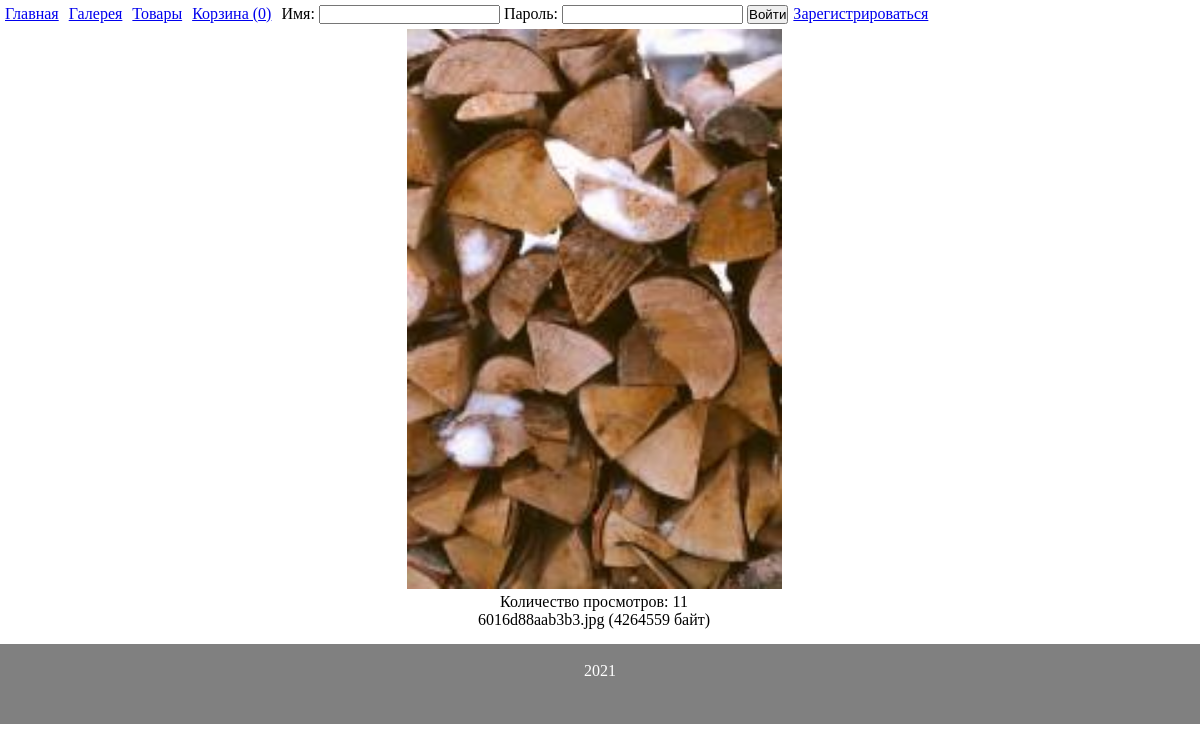
Screenshot of /onepic/2 with the database file from the repository.
### tables this page shows
CREATE TABLE `gallery` (
  `id` int(11) NOT NULL,
  `image` mediumtext NOT NULL,
  `size` int(11) NOT NULL,
  `countViews` int(11) NOT NULL DEFAULT '0'
);

### engine/db_connections.php (called while the page is built, shortened)
<?php
function getConnect() {
    static $db = null;
    if (is_null($db)) {
        $db = @mysqli_connect(DB_HOST . ':' . DB_PORT, DB_USERNAME, DB_PASSWORD, DB_DATABASE) or die("Ошибка " . mysqli_connect_error());
    }
    return $db;
}
function getDBRequest($request) {
    $res = @mysqli_query(getConnect(), $request) or die(mysqli_error(getConnect()));
    if ($res === true) {
        $row = true;
    } else if (isset($res->num_rows)) {
        $row = mysqli_fetch_all($res, MYSQLI_ASSOC);
    } else {
        $row = false;
    }
    return $row;
}

### models/gallery.php (called while the page is built, shortened)
<?php
function getOnePic(int $id) {
    return getDBRequest("SELECT * FROM gallery WHERE id={$id}")[0];
}

### engine/controller.php (called while the page is built, shortened)
<?php
function prepareVariables($url_array) {
    if ($url_array['main_page'] == "") {
        $params['page'] = 'index';
    } else {
        $params['page'] = $url_array['main_page'];
    }
    $params['countP'] = countInBasket(session_id());
    $params['username'] = hasUser($_SESSION['username'])['username'];
    $params['layout'] = 'app';
    switch ($params['page']) {
        case 'onepic':
            $params['page'] = implode('/', ['galleries', $url_array['main_page']]);
            $id = (int) $url_array['picture_id'];
            $params['pic'] = getOnePic($id);
            break;
    }
    return $params;
}

### templates/galleries/onepic.php (the view)
<div style="width: 99vw; text-align: center;">
    <img src='/img/gallery/<?=$pic['image']?>' class="bigPic">
    <p>Количество просмотров: <?=$pic['countViews']?></p>
    <p><?=$pic['image']?> (<?=$pic['size']?> байт)</p>
</div>

### public/css/main.css (style rules this page uses)
* { margin: 0; padding: 0; }
body { display: -webkit-box; display: -ms-flexbox; display: flex; -webkit-box-orient: vertical; -webkit-box-direction: normal; -ms-flex-direction: column; flex-direction: column; }
.bigPic { height: 70vh; }

### rows the page displays
gallery: image (picture), countViews "11", image "6016d88aab3b3.jpg", size "4264559"

### other values shown
$key['title'] "Главная"
$key['title'] "Галерея"
$key['title'] "Товары"
$key['title'] "Корзина ( 0 )"
